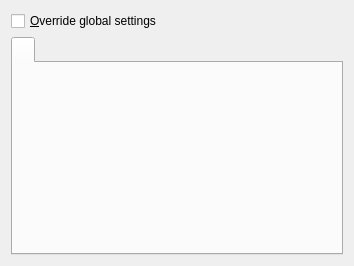
<?xml version="1.0" encoding="UTF-8"?>
<ui version="4.0">
 <class>PrefConfigBase</class>
 <widget class="QWidget" name="PrefConfigBase">
  <property name="geometry">
   <rect>
    <x>0</x>
    <y>0</y>
    <width>354</width>
    <height>266</height>
   </rect>
  </property>
  <property name="windowTitle">
   <string>Form1</string>
  </property>
  <layout class="QVBoxLayout">
   <property name="spacing">
    <number>6</number>
   </property>
   <property name="margin">
    <number>11</number>
   </property>
   <item>
    <widget class="QCheckBox" name="chkOverride">
     <property name="text">
      <string>&amp;Override global settings</string>
     </property>
    </widget>
   </item>
   <item>
    <widget class="QTabWidget" name="tabWnd">
     <widget class="QWidget" name="tab">
      <attribute name="title">
       <string/>
      </attribute>
      <layout class="QVBoxLayout">
       <property name="spacing">
        <number>6</number>
       </property>
       <property name="margin">
        <number>11</number>
       </property>
       <item>
        <widget class="QWidget" name="addWnd" native="true"/>
       </item>
      </layout>
     </widget>
    </widget>
   </item>
  </layout>
 </widget>
 <resources/>
 <connections/>
</ui>
